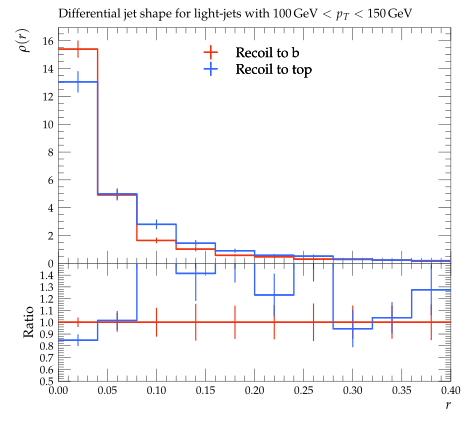

Recreate this plot in Python.
#! /usr/bin/env python

# This Python script was auto-generated using YODA v2.0.2.
# Analysis object: /ATLAS_2013_I1243871/d05-x02-y01
# Timestamp: 03-08-2026 (15:47:41)

import matplotlib as mpl
import matplotlib.pyplot as plt
mpl.use('Agg') # comment out for interactive use
import os
import numpy as np

plotDir = os.path.split(os.path.realpath(__file__))[0]
if 'YODA_USER_PLOT_PATH' in globals():
    plot_outdir = globals()['YODA_USER_PLOT_PATH']
else:
    plot_outdir = plotDir

#plot style
plt.style.use(os.path.join(plotDir, '../default.mplstyle'))
# plot metadata
figW, figH = plt.rcParams['figure.figsize']
ax_xLabel = r'$r$'
ax_yLabel = r'$\rho(r)$'
ax_title  = r'Differential jet shape for light-jets with $100\,\mathrm{GeV} < p_T < 150\,\mathrm{GeV}$'
ax_xScale = 'linear'
ax_yScale = 'linear'
xLims = (0.0, 0.4)
yLims = (0.0, 16.941155000000002)

# TeX-friendly labels for the legend
labels = {
    'legend' : ([ r"Recoil to b", r"Recoil to top" ], r""),
}

# Adjust canvas width and height
canvasW = 10.0
canvasH = 9.0
figW *= canvasW/10.
figH *= canvasH/9.

# Create figure and axis objects
fig, (ax, ratio0_ax) = plt.subplots(2, 1, sharex=True,
                  figsize=(figW,figH), gridspec_kw={'height_ratios': (6.0, 3.0)})

# Set figure margins
plt.subplots_adjust(
    left   = 1.0 * plt.rcParams['figure.subplot.left'],
    right  = 1.0 * plt.rcParams['figure.subplot.right'],
    top    = 1.0 * plt.rcParams['figure.subplot.top'],
    bottom = 1.0 * plt.rcParams['figure.subplot.bottom'])

ratio0_ax.yaxis.set_major_locator(mpl.ticker.MultipleLocator(0.1))
ratio0_ax.set_ylim(0.5, 1.4999)
ratio0_ax.set_ylabel('Ratio')

# the numerical data is stored in a separate file
dataf = dict()
prefix = os.path.split(__file__)[0]
if prefix:    prefix = prefix + '/'
exec(open(prefix+'d05-x02-y01__data.py').read(), dataf)


legend_handles = dict() # keep track of handles for the legend

# style options for curves
# starts at zorder>=5 to draw curve on top of legend
styles = {
  'recoil_b': {
    'color' : '#EE3311',
    'linestyle' : '-',
    'linewidth' : 1,
    'marker' : 'none',
    'markersize' : 2,
    'capsize' : 0.0,
    'zorder' : 5,
    'histstyle' : 1,
    'drawstyle' : 'steps-pre',
    'xerrorbars' : 1,
    'yerrorbars' : 1,
    'fillcolor' : None,
    'fillopacity' : 1.0,
    'ratio0_linestyle' : '-',
    'ratio0_linewidth' : 1,
    'ratio0_marker' : 'none',
    'ratio0_markersize' : 2,
    'ratio0_capsize' : 0.0,
    'ratio0_zorder' : 5,
    'ratio0_histstyle' : 1,
    'ratio0_drawstyle' : 'steps-pre',
    'ratio0_xerrorbars' : 1,
    'ratio0_yerrorbars' : 1,
  },
  'recoil_t': {
    'color' : '#3366FF',
    'linestyle' : '-',
    'linewidth' : 1,
    'marker' : 'none',
    'markersize' : 2,
    'capsize' : 0.0,
    'zorder' : 6,
    'histstyle' : 1,
    'drawstyle' : 'steps-pre',
    'xerrorbars' : 1,
    'yerrorbars' : 1,
    'fillcolor' : None,
    'fillopacity' : 1.0,
    'ratio0_linestyle' : '-',
    'ratio0_linewidth' : 1,
    'ratio0_marker' : 'none',
    'ratio0_markersize' : 2,
    'ratio0_capsize' : 0.0,
    'ratio0_zorder' : 6,
    'ratio0_histstyle' : 1,
    'ratio0_drawstyle' : 'steps-pre',
    'ratio0_xerrorbars' : 1,
    'ratio0_yerrorbars' : 1,
  },
}

# curve from input yoda files in main panel
for label, yvals in dataf['yvals'].items():
    if all(np.isnan(v) for v in dataf['yvals'][label]):
        continue
    tmp = None
    if styles[label]['histstyle']: # draw as histogram
        xpos = dataf['xedges'][label] if styles[label]['drawstyle'] else dataf['xpoints'][label]
        ypos = np.insert(yvals, 0, yvals[0]) if styles[label]['drawstyle'] else yvals
        if styles[label]['fillcolor']: # fill area below curve
            ax.fill_between(xpos, ypos, step='pre',
                            color=styles[label]['fillcolor'],
                            alpha=styles[label]['fillopacity'])
        tmp, = ax.plot(xpos, ypos,
                       color=styles[label]['color'],
                       linestyle=styles[label]['linestyle'],
                       linewidth=styles[label]['linewidth'],
                       drawstyle=styles[label]['drawstyle'], solid_joinstyle='miter',
                       zorder=styles[label]['zorder'], label=label)
    tmp = ax.errorbar(dataf['xpoints'][label], yvals,
                      xerr=np.array(dataf['xerrs'][label])*styles[label]['xerrorbars'],
                      yerr=np.array(dataf['yerrs'][label])*styles[label]['yerrorbars'],
                      fmt=styles[label]['marker'], capsize=styles[label]['capsize'],
                      markersize=styles[label]['markersize'],
                      ecolor=styles[label]['color'],
                      color=styles[label]['color'], zorder=styles[label]['zorder'])
    tmp[-1][0].set_linestyle(styles[label]['linestyle'])
    tmp[-1][0].set_linewidth(styles[label]['linewidth'])
    if label in dataf['add_legend_handle']:  legend_handles[label] = tmp
    for varLabel in dataf['variation_yvals'].keys():
        if varLabel.startswith(label):
            tmp, = ax.plot(dataf['xedges'][label], dataf['variation_yvals'][varLabel],
                           color=styles[label]['color'],
                           linestyle=styles[label]['linestyle'],
                           linewidth=styles[label]['linewidth'],
                           drawstyle='steps-pre', solid_joinstyle='miter',
                           zorder=styles[label]['zorder'], alpha=0.5)


# plots on ratio panel
# curve from input yoda files in ratio panel
for label, yvals in dataf['ratio0_yvals'].items():
    if all(np.isnan(v) for v in yvals):
        continue
    if styles[label]['ratio0_histstyle']: # plot as histogram
        xpos = dataf['xedges']['recoil_b'] if styles[label]['ratio0_drawstyle'] else dataf['xpoints']['recoil_b']
        ypos = np.insert(yvals, 0, yvals[0]) if styles[label]['ratio0_drawstyle'] else yvals
        ratio0_ax.plot(xpos, ypos,
                       color=styles[label]['color'],
                       linewidth=styles[label]['linewidth'],
                       linestyle=styles[label]['ratio0_linestyle'],
                       drawstyle=styles[label]['ratio0_drawstyle'], zorder=styles[label]['zorder'],
                       solid_joinstyle='miter')
    tmp = ratio0_ax.errorbar(dataf['xpoints']['recoil_b'], yvals,
                             xerr=np.array(dataf['ref_xerrs'])*styles[label]['ratio0_xerrorbars'],
                             yerr=np.array(dataf['ratio0_yerrs'][label])*styles[label]['ratio0_yerrorbars'],
                             fmt=styles[label]['ratio0_marker'], capsize=styles[label]['ratio0_capsize'],
                             markersize=styles[label]['ratio0_markersize'],
                             ecolor=styles[label]['color'],
                             color=styles[label]['color'])
    tmp[-1][0].set_linestyle(styles[label]['ratio0_linestyle'])
    tmp[-1][0].set_linewidth(styles[label]['ratio0_linewidth'])

    for varlabel in dataf['ratio0_variation_vals'].keys():
        if varlabel.startswith(label):
            ratio0_ax.plot(dataf['xedges']['recoil_b'],
                            dataf['ratio0_variation_vals'][varlabel],
                            color=styles[label]['color'],
                            linestyle=styles[label]['linestyle'],
                            linewidth=styles[label]['linewidth'],
                            drawstyle='steps-pre', solid_joinstyle='miter',
                            zorder=1, alpha=0.5)

legend_items = list(legend_handles.values())
ax.add_artist(ax.legend(legend_items,
                        labels['legend'][0],
                        title=labels['legend'][1],
                        alignment='left',
                        loc='upper center',
                        bbox_to_anchor=(0.5, 0.97)))

# set plot metadata as defined above
ratio0_ax.set_xlabel(ax_xLabel)
ratio0_ax.xaxis.set_label_coords(1., -0.15)
ax.set_ylabel(ax_yLabel, ha='right', va='top')
ax.yaxis.set_label_coords(-0.11, 1.0)
ax.set_title(ax_title, loc='left')
ax.set_xscale(ax_xScale)
ax.set_yscale(ax_yScale)
ax.set_xlim(xLims)
ax.set_ylim(yLims)

# tick formatting
plt.rcParams['xtick.top'] = True
plt.rcParams['ytick.right'] = True
fig.align_ylabels((ax, ratio0_ax))
plt.savefig(os.path.join(plot_outdir, 'd05-x02-y01.pdf'), format='PDF')
plt.savefig(os.path.join(plot_outdir, 'd05-x02-y01.png'), format='PNG')

plt.close(fig)
